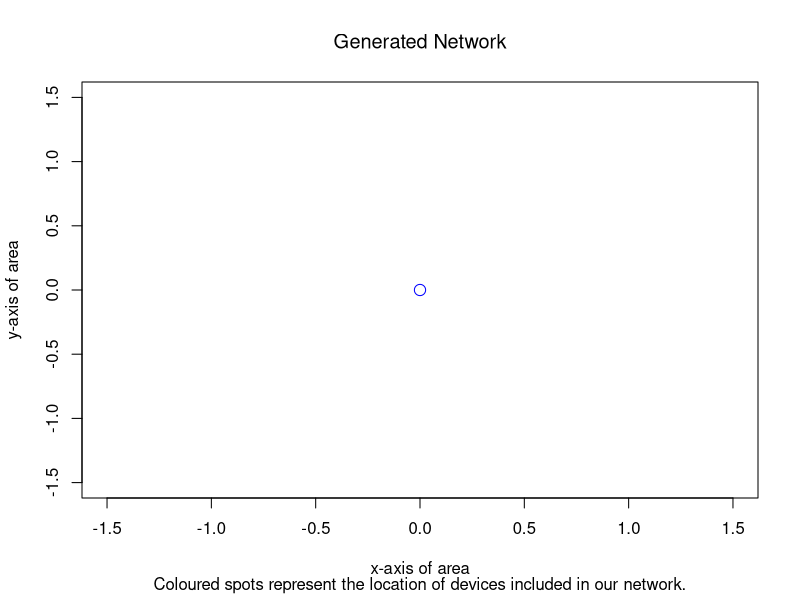

Generate this figure with R: (Note: this script raises an error after producing the figure.)
#graphing of results for checking purposes
#will make plotly (interractive) version ...soon...

#network.0 <-readRDS("four hop\\int6\\network7.rds")
bad_net_plot <- function(net_obj,unreachable_devs,ran_tri,n_ran_tri){
  par(mfrow=c(1,1))
  
  plot(0,0,cex=1.5,col="blue",xlim =c(-1.5,1.5),ylim=c(-1.5,1.5),
       main=expression("Generated Network"),
       sub=expression("Coloured spots represent the location of devices included in our network."),
       ylab="y-axis of area",
       xlab="x-axis of area")
  #polygon to show where there could be bad coverage, point.in.polygon can be used to check
  # if (n_ran_tri>0){
  #   for (u in seq(1,n_ran_tri)){
  #     
  #     polygon(unlist(ran_tri[[1]][u:(u*3)]),unlist(ran_tri[[2]][u:(u*3)]), col = NULL, border = "dark red")
  #   }
  # }
  for (z in unreachable_devs){

    points(z$x,z$y, col="black")
  }
  # for (i in network.0$uevbs_net$tree_nets){
  #   
  #   for (k in i$stem){
  #     
  #     for(q in k$dev_list){
  #       
  #       points(q$x,q$y,col="red")
  #     }
  #   }
  #   for(a in i$clust){
  #     
  #     for(w in a$dev_list){
  #       
  #       points(w$x,w$y,col="black")
  #     }
  #   }
  # }
  # for (t in network.0$ue_net$dev_list){
  #   points(t$x,t$y,col = "black")
  # }
  
  plot(0,0,cex=1.5,col="blue",xlim =c(-2,2),ylim=c(-2,2),
       main=expression("Generated Network"),
       sub=expression("Cluster networks"),
       ylab="y-axis of area",
       xlab="x-axis of area")
  if (n_ran_tri>0){
    for (u in seq(1,n_ran_tri)){
      
      polygon(unlist(ran_tri[[1]][u:(u*3)]),unlist(ran_tri[[2]][u:(u*3)]), col = NULL, border = "dark red")
    }
  }
  for (z in unreachable_devs){
    
    points(z$x,z$y, col="grey")
  }
  for (i in network.0$uevbs_net$tree_nets){
    for (k in i$stem){
      
      l_dev_no=length(k$dev_list)
      trail_x<-k$dev_list[[l_dev_no]]$x
      trail_y<-k$dev_list[[l_dev_no]]$y
      for(q in k$dev_list){
        
        points(q$x,q$y,col="red")
        
      }
    }
    for(a in i$clust){
      
      for(w in a$dev_list){
        
        points(w$x,w$y,col="orange")
        lines(c(trail_x,w$x),c(trail_y,w$y),col="black")
      }
    }
  }
  for (t in network.0$ue_net$dev_list){
    points(t$x,t$y,col = "green")
  }

  plot(0,0,cex=1.5,col="blue",xlim =c(-2,2),ylim=c(-2,2),
       main=expression("Generated Network"),
       sub=expression("Relay networks"),
       ylab="y-axis of area",
       xlab="x-axis of area")
  if (n_ran_tri>0){
    for (u in seq(1,n_ran_tri)){
      
      polygon(unlist(ran_tri[[1]][u:(u*3)]),unlist(ran_tri[[2]][u:(u*3)]), col = NULL, border = "dark red")
    }
  }
  for (z in unreachable_devs){
    
    points(z$x,z$y, col="grey")
  }
  for (i in network.0$uevbs_net$tree_nets){
    s_trail_x <- 0
    s_trail_y <- 0
    for (k in i$stem){
      
      for(q in k$dev_list){
        
        points(q$x,q$y,col="red")
        lines(c(s_trail_x,q$x),c(s_trail_y,q$y),col="black")
        s_trail_x <- q$x
        s_trail_y <- q$y
        
      }
    }
    for(a in i$clust){
      
      for(w in a$dev_list){
        
        points(w$x,w$y,col="orange")
      }
    }
  }
  for (t in network.0$ue_net$dev_list){
    points(t$x,t$y,col = "green")
  }
  
  plot(0,0,cex=1.5,col="blue",xlim =c(-1.5,1.5),ylim=c(-1.5,1.5),
       main=expression("Generated Network"),
       ylab="y-axis of area",
       xlab="x-axis of area")
  if (n_ran_tri>0){
    for (u in seq(1,n_ran_tri)){
      
      polygon(unlist(ran_tri[[1]][u:(u*3)]),unlist(ran_tri[[2]][u:(u*3)]), col = NULL, border = "dark red")
    }
  }
  
  for (i in network.0$uevbs_net$tree_nets){
    s_trail_x <- 0
    s_trail_y <- 0
    for (k in i$stem){
      
      l_dev_no=length(k$dev_list)
      trail_x<-k$dev_list[[l_dev_no]]$x
      trail_y<-k$dev_list[[l_dev_no]]$y
      for(q in k$dev_list){
        points(q$x,q$y,col="red")
        lines(c(s_trail_x,q$x),c(s_trail_y,q$y),col="blue")
        s_trail_x <- q$x
        s_trail_y <- q$y
        
      }
    }
    for(a in i$clust){
      
      for(w in a$dev_list){
        
        points(w$x,w$y,col="orange")
        lines(c(trail_x,w$x),c(trail_y,w$y),col="black")
      }
    }
  }
  for (t in network.0$ue_net$dev_list){
    points(t$x,t$y,col = "green")
  }
  
}

bad_net_plot(network.0,fleft_out_list,badc_clusr,n_tri)


